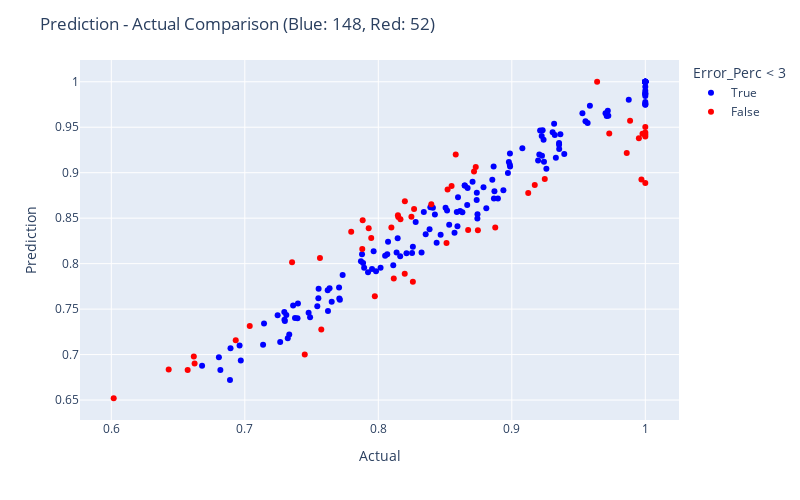

Notebook code for this chart:
### Code cell
fig = px.scatter(res_ann, x="Actual", y="Prediction", color = "Error_Perc < 3", color_discrete_map= {True:"blue", False: "red"},
                 hover_data=["Actual", "Prediction", "Error_Perc"])

fig.update_layout(
    autosize=False,
    width=800,
    height=500,
    title_text=f"Prediction - Actual Comparison (Blue: {blue}, Red: {red})",
)

fig.show()

### Figure 1 — Plotly figure (JSON) as saved in the notebook; plotly's stock layout.template omitted (floating-point values rounded to 4 significant figures; data arrays with more than 128 entries replaced by an {"elided": "..."} marker saying what was removed)
{"data": [{"customdata": {"elided": "148x1 float values"}, "hovertemplate": "Error_Perc < 3=True<br>Actual=%{x}<br>Prediction=%{y}<br>Error_Perc=%{customdata[0]}<extra></extra>", "legendgroup": "True", "marker": {"color": "blue", "symbol": "circle"}, "mode": "markers", "name": "True", "orientation": "v", "showlegend": true, "type": "scatter", "x": {"elided": "148 float values"}, "xaxis": "x", "y": {"elided": "148 float values"}, "yaxis": "y"}, {"customdata": [[3.826], [-3.494], [-6.001], [6.314], [-3.337], [-6.03], [9.002], [3.579], [5.94], [-3.45], [4.028], [-3.417], [-5.385], [4.228], [3.951], [-6.531], [-3.793], [-3.336], [-3.909], [5.44], [-5.8], [3.237], [-5.522], [3.943], [7.105], [8.342], [3.745], [3.384], [-3.781], [3.463], [5.802], [3.705], [-4.322], [3.061], [4.738], [-3.063], [6.611], [-5.758], [7.226], [-4.97], [-4.163], [-5.58], [3.246], [7.548], [-3.176], [-11.14], [-10.5], [-5.545], [3.926], [3.579], [4.182], [4.442]], "hovertemplate": "Error_Perc < 3=False<br>Actual=%{x}<br>Prediction=%{y}<br>Error_Perc=%{customdata[0]}<extra></extra>", "legendgroup": "False", "marker": {"color": "red", "symbol": "circle"}, "mode": "markers", "name": "False", "orientation": "v", "showlegend": true, "type": "scatter", "x": [0.873, 0.8673, 0.7449, 0.643, 0.8511, 1, 0.7354, 0.8549, 0.8199, 0.8116, 0.8268, 0.9247, 0.8876, 0.7947, 0.7037, 0.9861, 0.9123, 0.9172, 0.7573, 0.6618, 1, 0.8248, 0.9979, 0.8166, 0.7797, 0.6018, 0.9639, 0.8717, 0.8198, 0.8519, 0.7928, 0.8098, 0.8746, 0.8397, 0.8147, 0.973, 0.7563, 0.9952, 0.858, 1, 0.7974, 1, 0.6932, 0.7883, 0.9886, 1, 0.9971, 0.8259, 0.6572, 0.788, 0.6624, 0.815], "xaxis": "x", "y": [0.9064, 0.837, 0.7002, 0.6836, 0.8227, 0.9397, 0.8016, 0.8855, 0.8686, 0.7836, 0.8601, 0.8931, 0.8398, 0.8283, 0.7315, 0.9217, 0.8777, 0.8866, 0.7277, 0.6978, 0.942, 0.8515, 0.9428, 0.8488, 0.8351, 0.652, 1, 0.9012, 0.7888, 0.8814, 0.8388, 0.8398, 0.8368, 0.8654, 0.8533, 0.9432, 0.8063, 0.9379, 0.92, 0.9503, 0.7642, 0.9442, 0.7157, 0.8478, 0.9572, 0.8886, 0.8924, 0.7801, 0.683, 0.8162, 0.6901, 0.8512], "yaxis": "y"}], "layout": {"autosize": false, "height": 500, "legend": {"title": {"text": "Error_Perc < 3"}, "tracegroupgap": 0}, "margin": {"t": 60}, "title": {"text": "Prediction - Actual Comparison (Blue: 148, Red: 52)"}, "width": 800, "xaxis": {"anchor": "y", "autorange": true, "domain": [0, 1], "range": [0.5765, 1.025], "title": {"text": "Actual"}, "type": "linear"}, "yaxis": {"anchor": "x", "autorange": true, "domain": [0, 1], "range": [0.6281, 1.024], "title": {"text": "Prediction"}, "type": "linear"}}}
